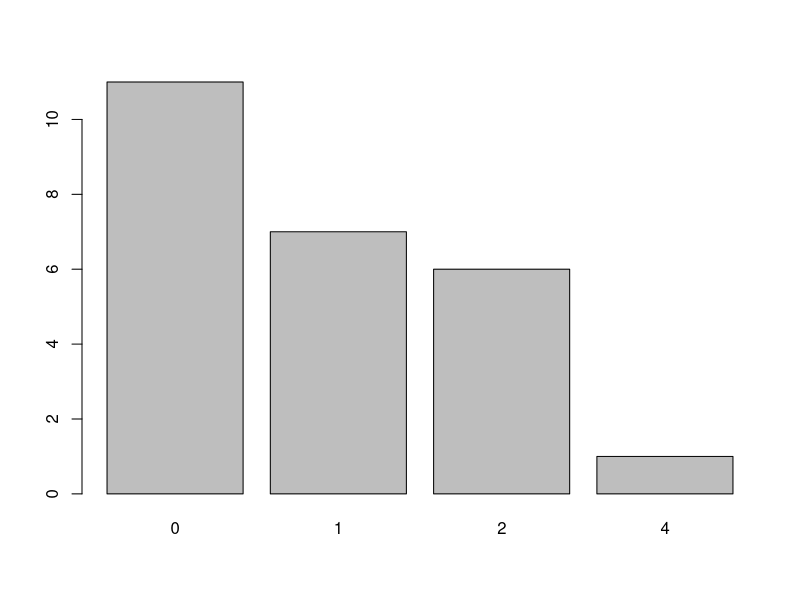

The R source for this figure:
x <- scan('Poisson.txt')
n <- length(x)

counts <- table(x)
barplot(counts)

print(paste("p-waarde =", 1-ppois(sum(x), lambda = n)))
